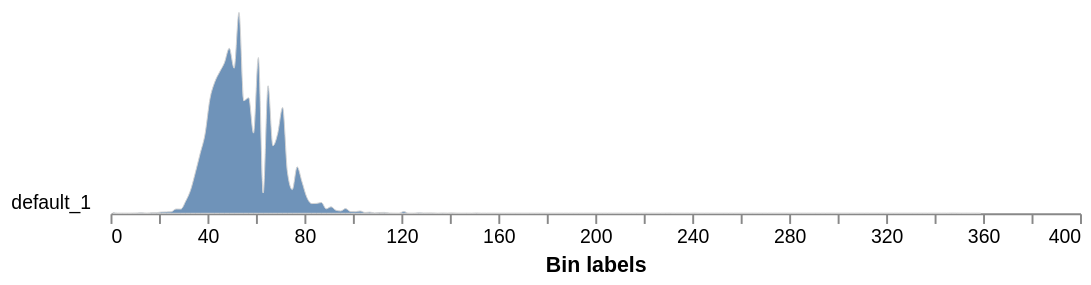

Source (notebook cell):
### Markdown cell above
## Get seed size, shape, and color characteristics with PlantCV

### Code cell
shape_image = pcv.analyze.size(img=img, labeled_mask=filled1, n_labels=1)
analysis_image = pcv.analyze.color(rgb_img=img, labeled_mask=filled1, n_labels=1, colorspaces='hsv')

### Figure 1 — Vega-Lite specification as saved in the notebook (floating-point values rounded to 4 significant figures; data arrays with more than 128 entries replaced by an {"elided": "..."} marker saying what was removed)
{"config": {"view": {"continuousWidth": 300, "continuousHeight": 300, "stroke": null}, "axis": {"grid": false}, "facet": {"columns": 1, "spacing": 0}, "title": {"anchor": "end"}}, "data": {"name": "data-7611507638e05e73c8c7c1834c7bfe95"}, "facet": {"field": "sample", "header": {"labelAngle": 0, "labelAlign": "left", "labelOrient": "left"}, "title": null, "type": "nominal"}, "spec": {"mark": {"type": "area", "fillOpacity": 0.8, "interpolate": "monotone", "stroke": "lightgray", "strokeWidth": 0.5}, "encoding": {"x": {"field": "label", "title": "Bin labels", "type": "quantitative"}, "y": {"axis": null, "field": "value", "scale": {"range": [10, -100]}, "type": "quantitative"}}, "height": 10, "width": 500}, "bounds": "flush", "$schema": "https://vega.github.io/schema/vega-lite/v5.20.1.json", "datasets": {"data-7611507638e05e73c8c7c1834c7bfe95": {"elided": "180 records"}}}
